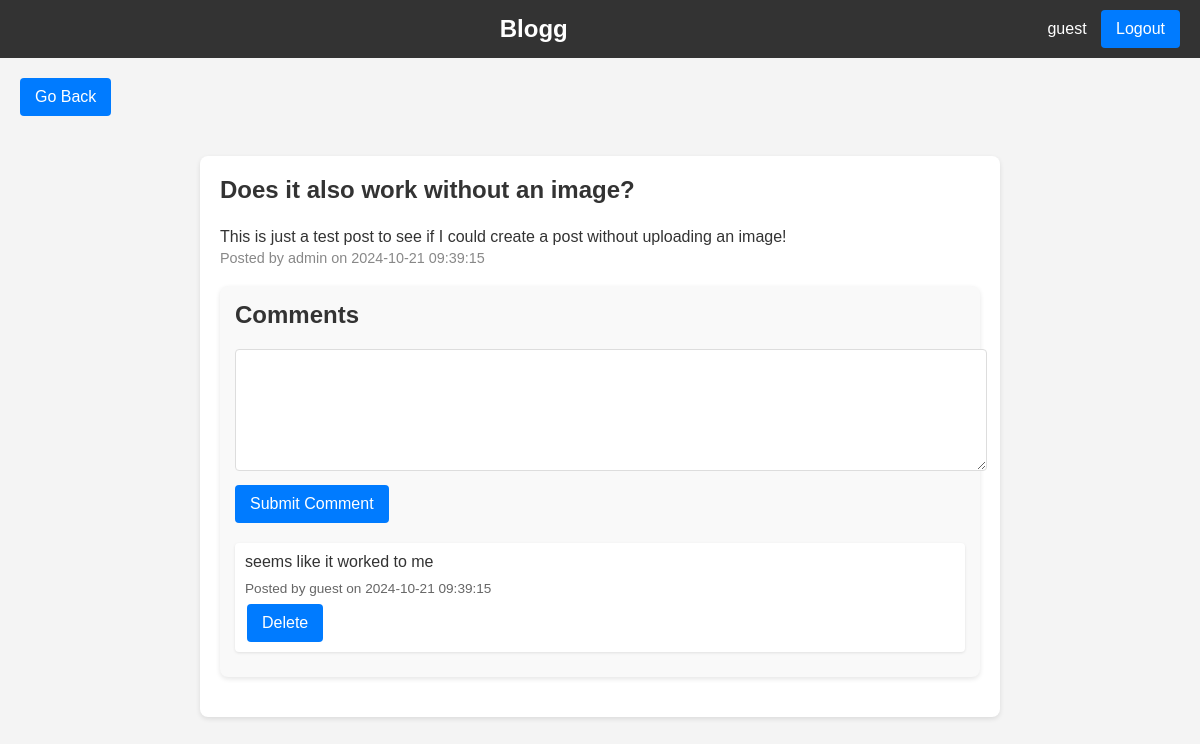
Page /post/2 (signed in) on the earlier database version.
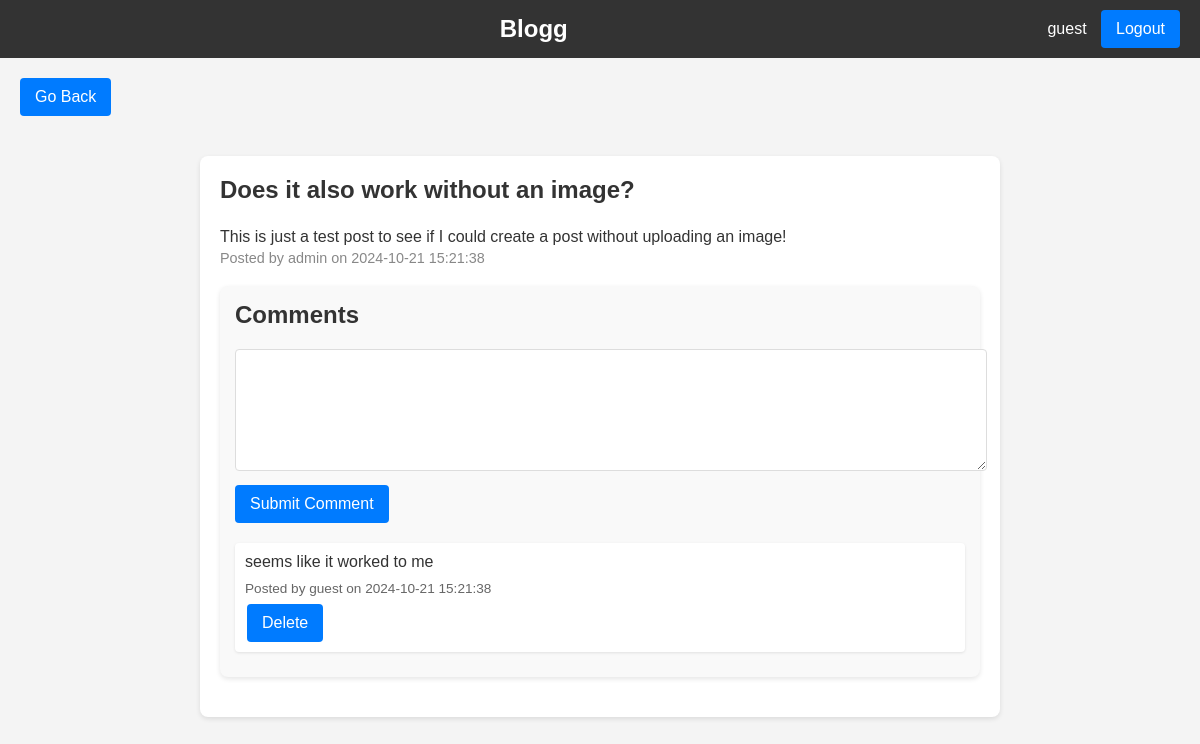
Same page on the later database version.
### tables this page shows
CREATE TABLE posts (
    id INTEGER PRIMARY KEY AUTOINCREMENT,
    title TEXT NOT NULL,
    content TEXT NOT NULL,
    image TEXT,
    created TIMESTAMP NOT NULL DEFAULT CURRENT_TIMESTAMP,
    user_id INTEGER,
    FOREIGN KEY(user_id) REFERENCES users(id)
);

CREATE TABLE comments (
    id INTEGER PRIMARY KEY AUTOINCREMENT,
    content TEXT NOT NULL,
    created TIMESTAMP NOT NULL DEFAULT CURRENT_TIMESTAMP,
    post_id INTEGER,
    user_id INTEGER,
    FOREIGN KEY(post_id) REFERENCES posts(id),
    FOREIGN KEY(user_id) REFERENCES users(id)
);

CREATE TABLE users (
    id INTEGER PRIMARY KEY AUTOINCREMENT,
    username TEXT NOT NULL,
    password TEXT NOT NULL,
    is_admin BOOLEAN NOT NULL DEFAULT 0,
    created TIMESTAMP NOT NULL DEFAULT CURRENT_TIMESTAMP
);

### app/app.py (the view)
@app.route('/post/<int:post_id>', methods=['GET', 'POST'])
def post(post_id):
    conn = get_db_connection()
    post = get_post(post_id)
    comments = get_comments(post_id)
    conn.close()
    return render_template('post.html', post=post, comments=comments)

### app/app.py (called while the page is built)
def get_db_connection():
    conn = sqlite3.connect(DATABASE)
    conn.row_factory = sqlite3.Row
    return conn

def get_post(post_id):
    conn = get_db_connection()
    post = conn.execute('''
        SELECT posts.id, posts.title, posts.content, posts.created, posts.image, users.username
        FROM posts
        JOIN users ON posts.user_id = users.id
        WHERE posts.id = ?
    ''', (post_id,)).fetchone()
    conn.close()
    return post

def get_comments(post_id):
    conn = get_db_connection()
    comments = conn.execute('''
        SELECT comments.id, comments.content, comments.created, users.username
        FROM comments
        JOIN users ON comments.user_id = users.id
        WHERE comments.post_id = ?
        ORDER BY comments.created DESC
    ''', (post_id,)).fetchall()
    conn.close()
    return comments

### app/templates/post.html (shortened to what this page needs)
<!DOCTYPE html>
<html lang="en">
<head>
    <link rel="stylesheet" href="{{ url_for('static', filename='styles.css') }}">
</head>
<body>
    <div id="header-bar">
        <nav>
            <div id="logo">
                <a href="{{ url_for('index') }}">Blogg</a>
            </div>
            <div id="login-button-container">
                {% if 'username' in session %}
                    <span class="username-display">{{ session['username'] }}</span>
                    <a href="{{ url_for('logout') }}" class="btn">Logout</a>
                {% else %}
                    <a href="{{ url_for('login') }}" class="btn">Login</a>
                {% endif %}
            </div>
        </nav>
    </div>
    <div class="back-button-container">
        <a href="{{ url_for('index') }}" class="btn">Go Back</a>
    </div>
    <div id="post-container">
        <article class="post">
            <h1 class="post-title">{{ post['title'] }}</h1>
            <div class="post-content">{{ post['content'] }}</div>
            <div class="post-meta">Posted by {{ post['username'] }} on {{ post['created'] }}</div>
            <div class="comments-section">
                <h2>Comments</h2>
                <form method="post" action="{{ url_for('add_comment', post_id=post['id']) }}">
                    <textarea name="comment_content" required></textarea>
                    <input type="submit" value="Submit Comment" class="btn">
                </form>
                {% for comment in comments %}
                    <div class="comment">
                        <p class="comment-content">{{ comment['content'] }}</p>
                        <div class="comment-meta">
                            Posted by {{ comment['username'] }} on {{ comment['created'] }}
                        </div>
                        {% if session['username'] == comment['username'] or session.get('is_admin') %}
                            <a href="{{ url_for('delete_comment', comment_id=comment['id']) }}" class="btn delete-comment-btn">Delete</a>
                        {% endif %}
                    </div>
                {% endfor %}
            </div>
        </article>
    </div>
</body>
</html>

Differences in the rows shown:
changed posts "Does it also work without an image?": created "2024-10-21 09:39:15" → "2024-10-21 15:21:38"
changed comments "seems like it worked to me": created "2024-10-21 09:39:15" → "2024-10-21 15:21:38"
